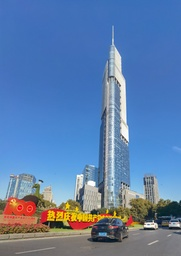
#> input picture RoutePlan/image/__building.jpg, 181 x 256 px, shrunk from 849 x 1200 before the run, found by its file name
$ python 3D.py
#> lines starting #> are read from the running program, lines starting #| are printed output that depends on the picture
import matplotlib.pyplot as plt
from mpl_toolkits.mplot3d import Axes3D
import numpy as np
from PIL import Image

# 读取图像
image_path = 'D:/pycharm/PyCharm 2021.3.1/pythonProject/__building.jpg'
image = Image.open(image_path)
#> image is the input picture: PIL image 181x256 RGB; mean R, G, B 94.8, 126.6, 169.8
image = np.array(image)

# 创建三维图像空间
fig = plt.figure()
ax = fig.add_subplot(111, projection='3d')

# 图像的尺寸
height, width, _ = image.shape
#> height = 256; width = 181

# 生成立体图像的数据
x, y = np.linspace(0, width - 1, width), np.linspace(0, height - 1, height)
#> x = 181 values from 0 to 180; y = 256 values from 0 to 255
x, y = np.meshgrid(x, y)
z = np.zeros_like(x)

# 绘制立体图像
ax.plot_surface(x, y, z, facecolors=image/255.0, rstride=1, cstride=1, shade=False)
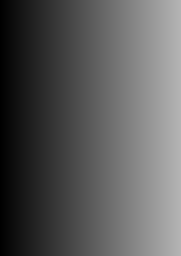
#> x: shape (256, 181) float64; min 0, max 180, mean 90

# 隐藏坐标轴
ax.axis('off')

# 显示图像
plt.show()
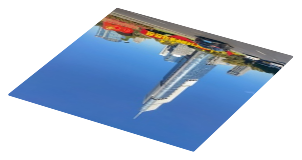
#> figure drawn by matplotlib, 1 panel
